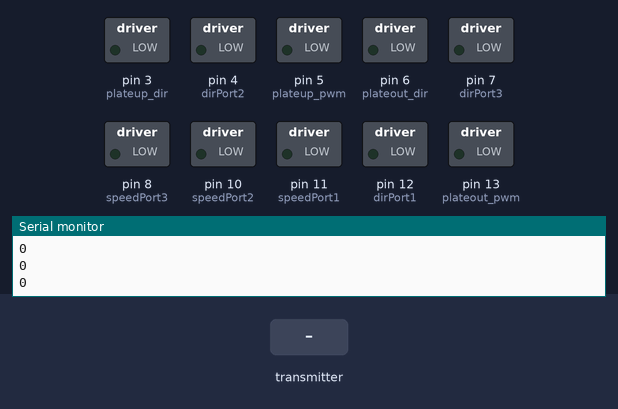
Bench run of a sketch on a simulated Arduino Mega 2560, built with avr-gcc and run on an emulated ATmega2560. Shown: switched loads named in the sketch (green lamp = pin HIGH), the last lines printed to the serial monitor. The test bench sets the inputs (shaded band).

Above: at 1.2 s.
1.3 s: the transmitter starts sending readChannel.4 = 1000
At 1.9 s:
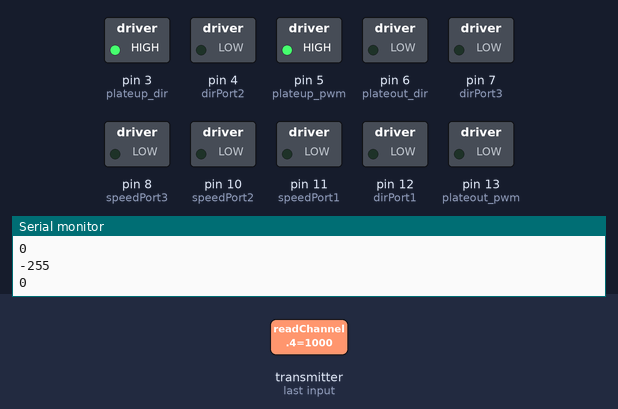
3.0 s: the transmitter starts sending readChannel.5 = 1250
At 3.9 s:
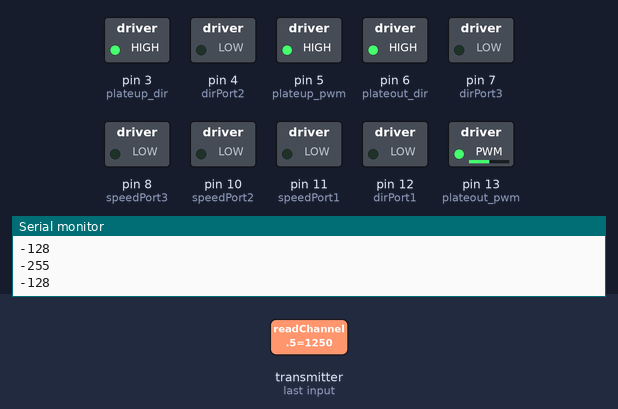
4.5 s: the transmitter starts sending readChannel.0 = 1000
At 4.8 s:
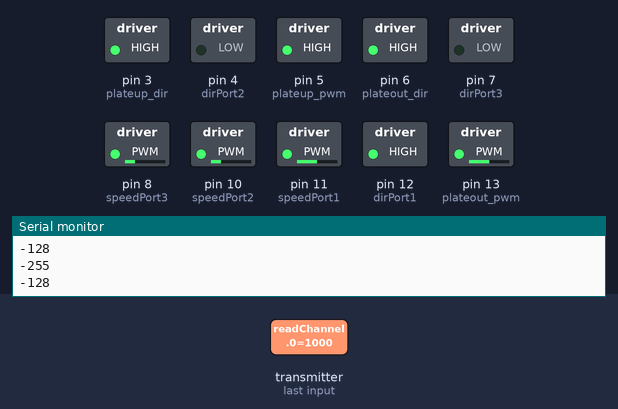
6.0 s: the transmitter starts sending readChannel.1 = 1000
At 7.0 s:
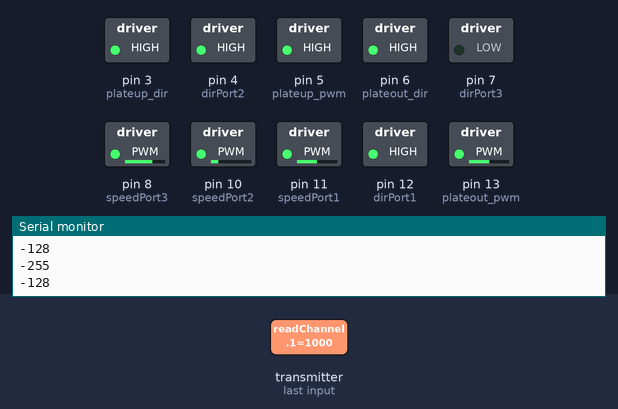
7.6 s: the transmitter starts sending readChannel.2 = 1000
At 8.8 s:
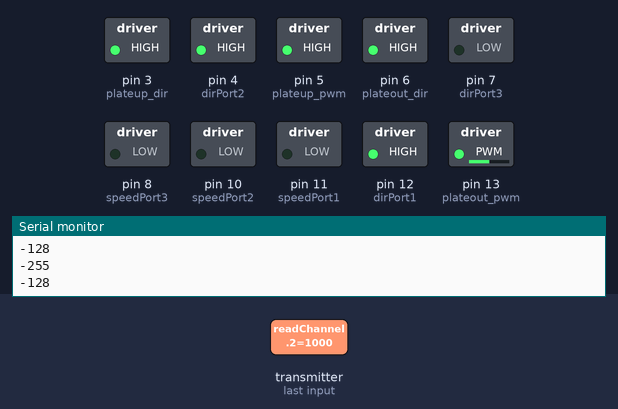
9.1 s: the transmitter starts sending readChannel.3 = 1000
At 10.0 s:
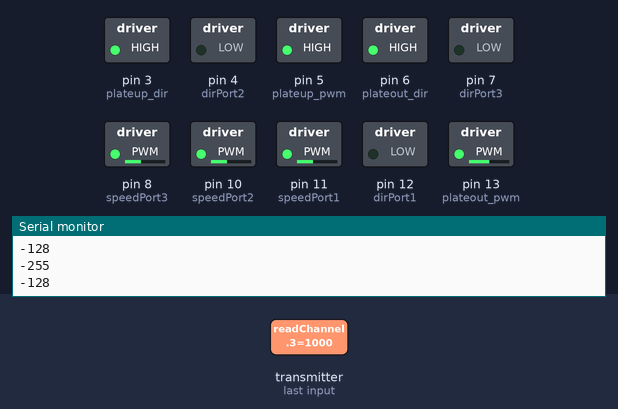
Timing chart, 0 to 11.6 s (numbered marks = the images above; inputs shaded):
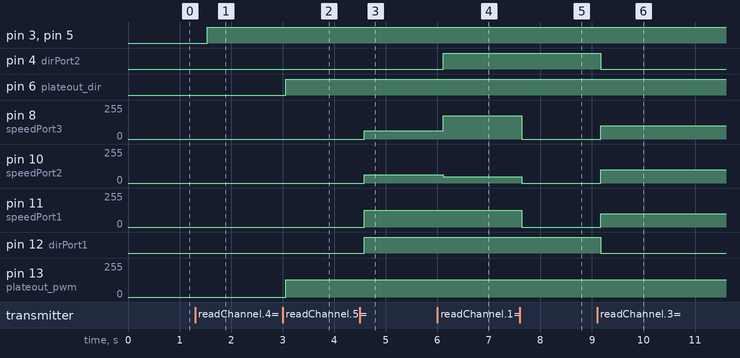

Measured:
- after the input at 1.3 s, pin 3 (plateup_dir), pin 5 (plateup_pwm): LOW → HIGH after 0.24 s
- after the input at 3.0 s, pin 6 (plateout_dir): LOW → HIGH after 0.06 s; pin 13 (plateout_pwm): 0/255 → 128/255 after 0.06 s
- after the input at 4.5 s, pin 8 (speedPort3), pin 10 (speedPort2): 0/255 → 63/255 after 0.09 s; pin 11 (speedPort1): 0/255 → 127/255 after 0.09 s; pin 12 (dirPort1): LOW → HIGH after 0.09 s
- after the input at 6.0 s, pin 4 (dirPort2): LOW → HIGH after 0.11 s; pin 8 (speedPort3): 63/255 → 173/255 after 0.11 s; pin 10 (speedPort2): 63/255 → 46/255 after 0.11 s
- after the input at 7.6 s, pin 8 (speedPort3): 173/255 → 0/255 at once; pin 10 (speedPort2): 46/255 → 0/255 at once; pin 11 (speedPort1): 127/255 → 0/255 at once
- after the input at 9.1 s, pin 4 (dirPort2), pin 12 (dirPort1): HIGH → LOW after 0.07 s; pin 8 (speedPort3), pin 10 (speedPort2), pin 11 (speedPort1): 0/255 → 100/255 after 0.07 s

The sketch:

abhi_rc_code.ino
```cpp
#include <IBusBM.h>
#include <math.h>

IBusBM ibus;

int rcCH1 = 0;
int rcCH2 = 0;
int rcCH3 = 0;
int rcCH4 = 0;
int rcCH5 = 0;
int rcCH6 = 0;

int angle;
int speedf;
int angular_velocity, up_pwm, out_pwm;
float vx, vy, w;
float m1 = 0, m2 = 0, m3 = 0, ax, ay;
#define dirPort1 12
#define speedPort1 11
#define dirPort2 4
#define speedPort2 10
#define dirPort3 7
#define speedPort3 8

#define plateup_dir 3
#define plateup_pwm 5
#define plateout_dir 6
#define plateout_pwm 13
int readChannel(byte channelInput, int minLimit, int maxLimit, int defaultValue)
{
    uint16_t ch = ibus.readChannel(channelInput);
    if (ch < 900)
        return defaultValue;
    return map(ch, 1000, 2000, minLimit, maxLimit);
}
class Motor
{
public:
    int speedPort, dirPort, abm = 0;
    Motor(int speedPortx, int dirPortx)
    {
        speedPort = speedPortx;
        dirPort = dirPortx;
    }

    void moveit(float m)
    {
        abm = abs(m);
        analogWrite(speedPort, abm);
        if (m < 0)
        {
            digitalWrite(dirPort, HIGH);
        }
        if (m > 0)
        {
            digitalWrite(dirPort, LOW);
        }
    }
};

Motor motor1(11, 12), motor2(10, 4), motor3(8, 7), motorUP(plateup_pwm, plateup_dir), motorOUT(plateout_pwm, plateout_dir);
void omini_cb(int speedf, float ax, float ay, int angular_velocity)
{
    vx = speedf * ax / 1000;
    vy = speedf * ay / 1000;
    w = angular_velocity;

    m1 = -w + vx;
    m2 = -w - vx / 2 + vy * sqrt(3) / 2;
    m3 = -w - vx / 2 - vy * sqrt(3) / 2;

    motor1.moveit(m1);
    motor2.moveit(m2);
    motor3.moveit(m3);
}
int plate_rest_range = 80;
void plate_move(int up_pwm, int out_pwm)
{
    if (abs(up_pwm) < plate_rest_range)
    {
        motorUP.moveit(0);
    }
    if (abs(up_pwm) > plate_rest_range)
    {
        motorUP.moveit(up_pwm);
    }
    if (abs(out_pwm) < plate_rest_range)
    {
        motorOUT.moveit(0);
    }
    if (abs(out_pwm) > plate_rest_range)
    {
        motorOUT.moveit(out_pwm);
    }
      Serial.println(up_pwm);
      Serial.println(out_pwm);
}
void setup()
{
    ibus.begin(Serial1);
    Serial.begin(9600);
    pinMode(dirPort1, OUTPUT);
    pinMode(speedPort1, OUTPUT);
    pinMode(dirPort2, OUTPUT);
    pinMode(speedPort2, OUTPUT);
    pinMode(dirPort3, OUTPUT);
    pinMode(speedPort3, OUTPUT);

    pinMode(plateup_pwm, OUTPUT);
    pinMode(plateup_dir, OUTPUT);
    pinMode(plateout_pwm, OUTPUT);
    pinMode(plateout_dir, OUTPUT);

    analogWrite(speedPort1, 0);
    analogWrite(speedPort2, 0);
    analogWrite(speedPort3, 0);

    analogWrite(plateup_pwm, 0);
    analogWrite(plateout_pwm, 0);
}

void loop()
{
    rcCH1 = readChannel(0, -1000, 1000, 0);
    rcCH2 = readChannel(1, -1000, 1000, 0);
    rcCH3 = readChannel(2, 0, 255, 0);
    rcCH4 = readChannel(3, -100, 100, 0); // angular velocity
    rcCH5 = readChannel(4, -255, 255, 0);
    rcCH6 = readChannel(5, -255, 255, 0);

    speedf = rcCH3;
    ax = rcCH1;
    ay = rcCH2;
    angular_velocity = rcCH4;
    up_pwm = rcCH5;
    out_pwm = rcCH6;
    omini_cb(speedf, ax, ay, angular_velocity);
    plate_move(up_pwm, out_pwm);

//    Serial.println(ax);
//    Serial.println(ay);
//    Serial.println(speedf);
//    Serial.println(angular_velocity);
    Serial.println("\n\n");
    delay(250);
}
```
